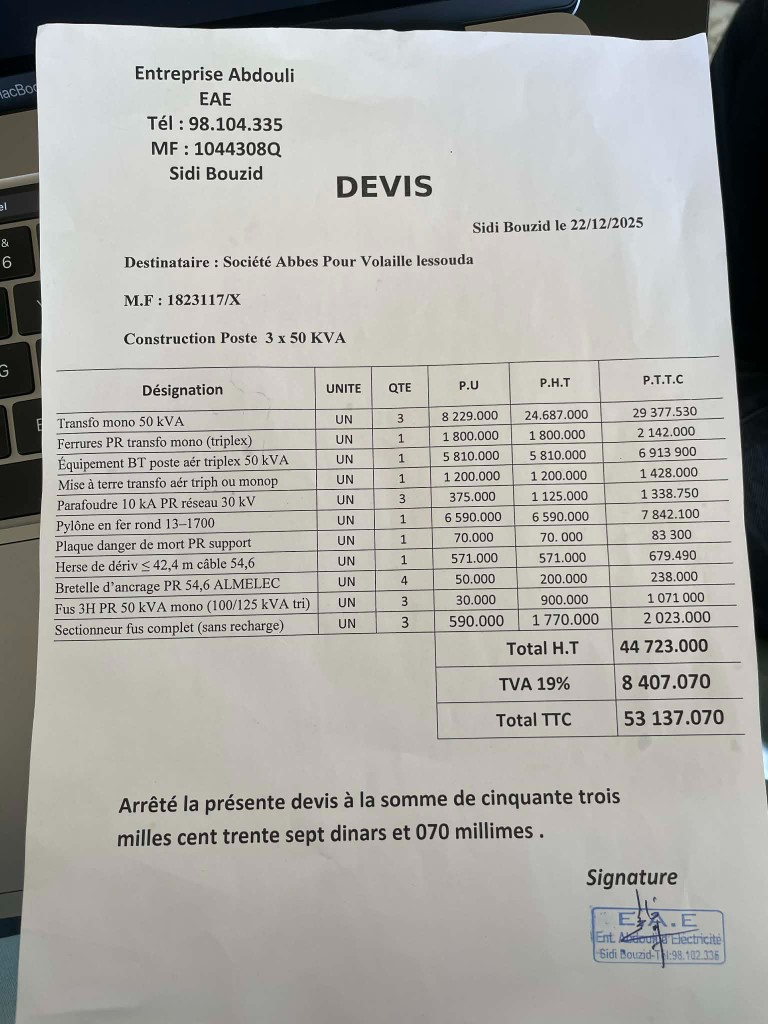
#> input picture backend/tests/fixtures/invoices/devis_abdouli_reference.png, 768 x 1024 px
$ python -i image_preprocessing.py   (imports and definitions only)
#> lines starting #> are read from the running program, lines starting #| are printed output that depends on the picture; after the words box and inside, x2 and y2 are one past the last pixel; in counts of white or black regions, pixels touching at a corner belong together
#> further down, picture is the input picture: PIL image 768x1024 RGB; mean R, G, B 173.4, 172.2, 167.9
"""
Prétraitement d'image pour OCR (photos téléphone).
"""
from __future__ import annotations

import logging
from typing import TYPE_CHECKING

if TYPE_CHECKING:
    from PIL import Image

logger = logging.getLogger(__name__)


def exif_transpose(img: "Image.Image") -> "Image.Image":
    try:
        from PIL import ImageOps

        return ImageOps.exif_transpose(img)
    except Exception:
        return img


def preprocess_variants(img: "Image.Image") -> list["Image.Image"]:
    """Variantes contrastées / sharp / resize pour Tesseract (même logique qu'avant)."""
    from PIL import ImageEnhance, ImageFilter

    variants = [img]

    gray = img.convert("L")
    variants.append(gray)

    contrast = ImageEnhance.Contrast(gray).enhance(2.0)
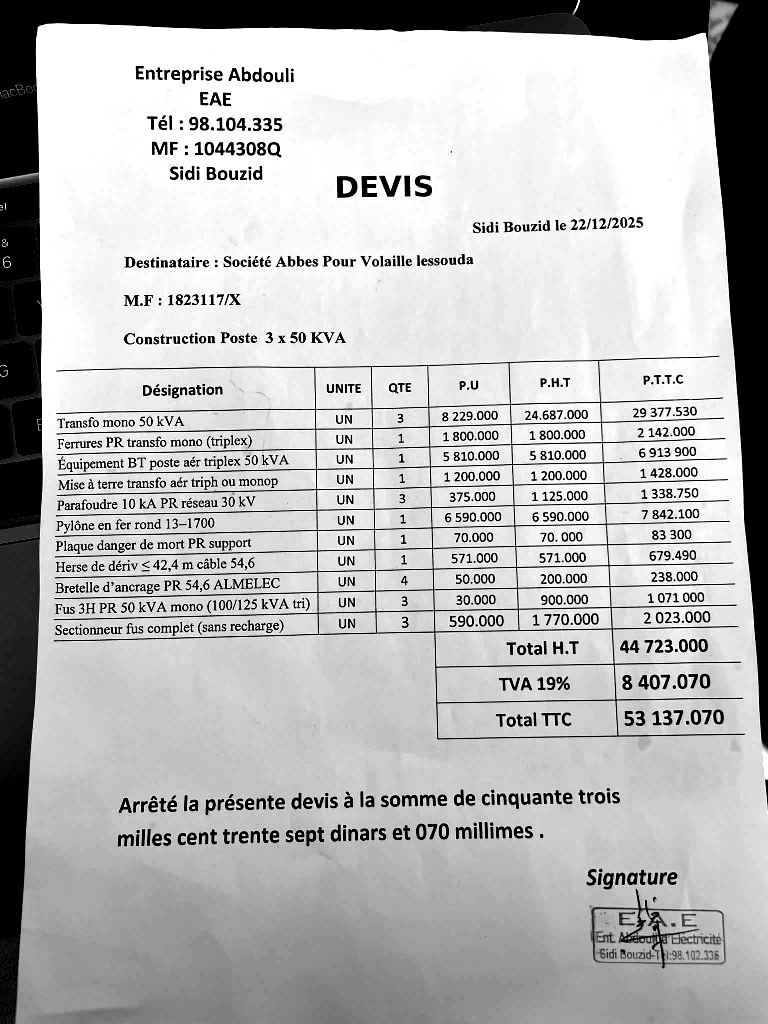
#> contrast: PIL image 768x1024 L; min 0, max 255, mean 183
    sharp = contrast.filter(ImageFilter.SHARPEN)
    variants.append(sharp)

    w, h = img.size
#> w = 768; h = 1024
    if max(w, h) < 3000:
        scale = 2 if max(w, h) < 2000 else 1.5
#> scale = 2
        big = img.resize((int(w * scale), int(h * scale)), getattr(img, "LANCZOS", 1))
        gray_big = big.convert("L")
        contrast_big = ImageEnhance.Contrast(gray_big).enhance(2.5)
        sharp_big = contrast_big.filter(ImageFilter.SHARPEN).filter(ImageFilter.SHARPEN)
        variants.append(sharp_big)

        for thresh in (130, 150, 170):
            bw = sharp_big.point(lambda x, t=thresh: 0 if x < t else 255, "1")
            variants.append(bw)
#> this loop made 3 passes
#> pass 1, in preprocess_variants, `bw = sharp_big.point(lambda x, t=thresh: 0 if x < t else 255, "1")`:
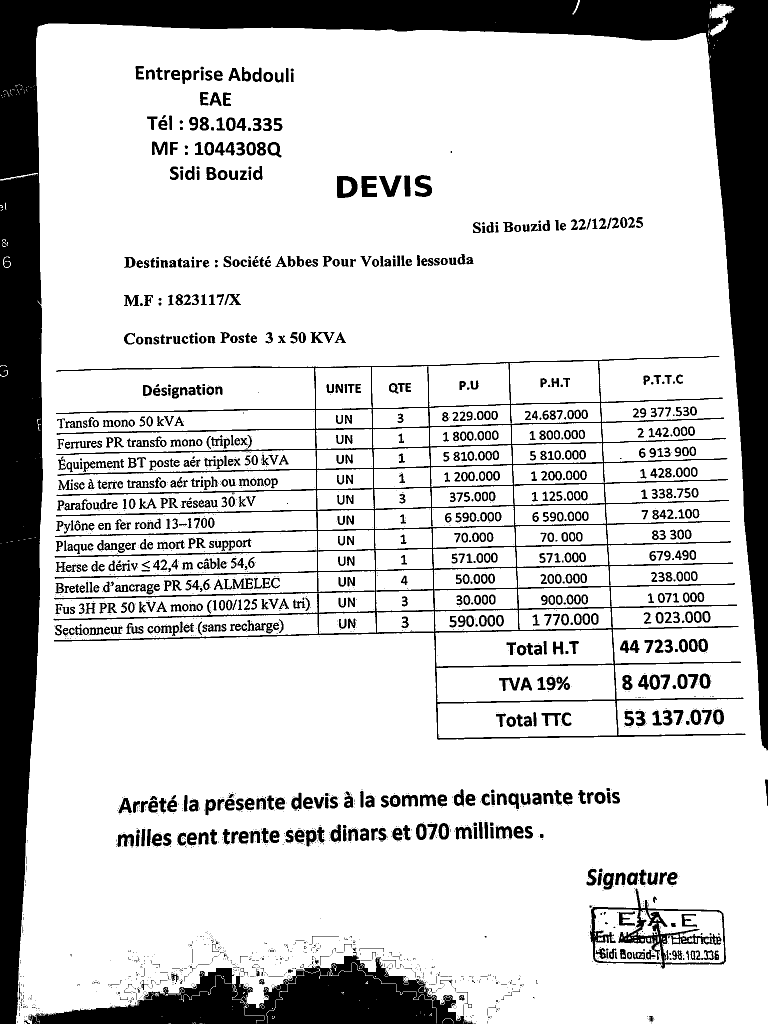
#> bw: PIL image 1536x2048 1 (shown at 1/2 size); 80.9% white; 2632 black regions (1683 under 20 px), largest, box (x1, y1, x2, y2) and area: (0, 0, 1536, 2048) 322905, (58, 1910, 946, 2048) 59743, (107, 712, 1491, 1480) 56335
#> pass 3, in preprocess_variants, `bw = sharp_big.point(lambda x, t=thresh: 0 if x < t else 255, "1")`:
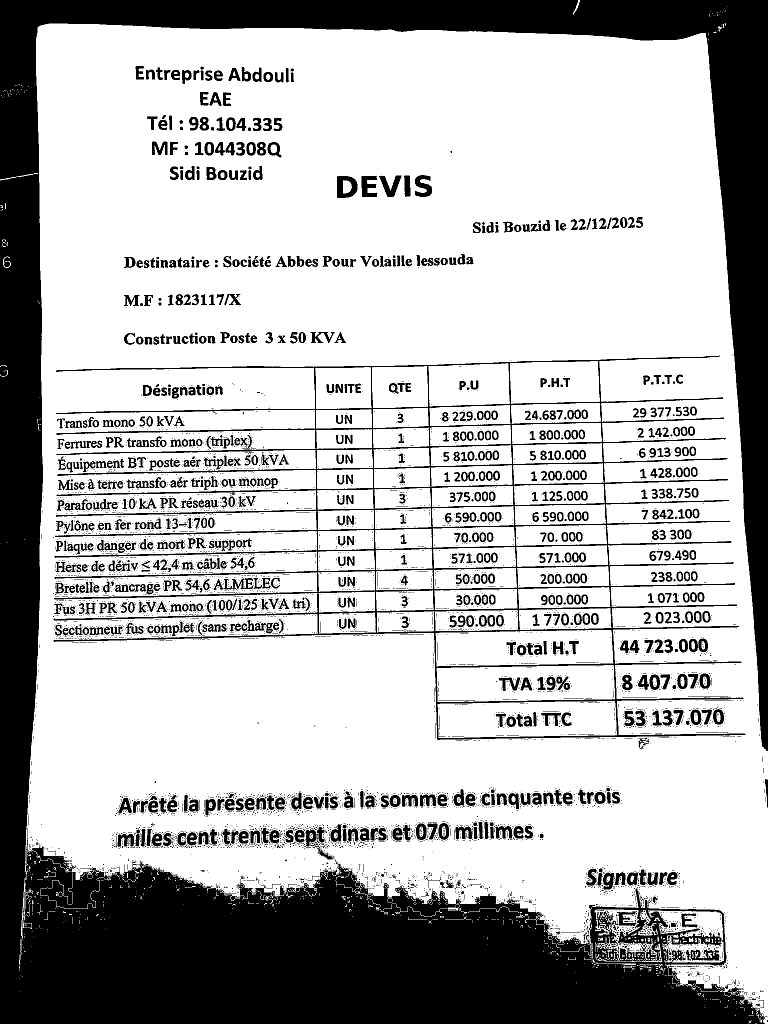
#> bw: PIL image 1536x2048 1 (shown at 1/2 size); 71.1% white; 6661 black regions (5700 under 20 px), largest, box (x1, y1, x2, y2) and area: (0, 0, 1536, 2048) 672260, (107, 711, 1491, 1480) 63194, (674, 352, 715, 396) 1204
#> after the loop, variants = 7 items

    try:
        import numpy as np
        from PIL import Image as _Img

        source_gray = sharp_big if max(w, h) < 3000 else gray
        arr = np.array(source_gray)
        c_val = 10
        blurred = _Img.fromarray(arr).filter(ImageFilter.GaussianBlur(radius=15))
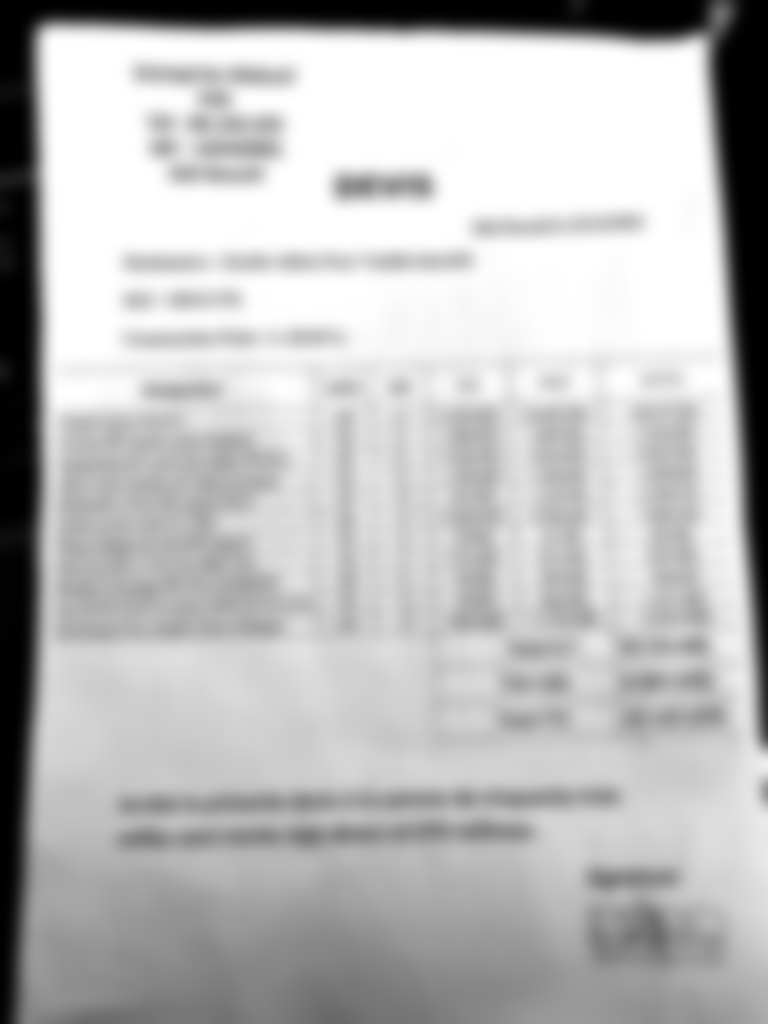
#> blurred: PIL image 1536x2048 L (shown at 1/2 size); min 0, max 255, mean 186.1
        mean = np.array(blurred, dtype=np.float64)
        adaptive = ((arr.astype(np.float64) > (mean - c_val)) * 255).astype(np.uint8)
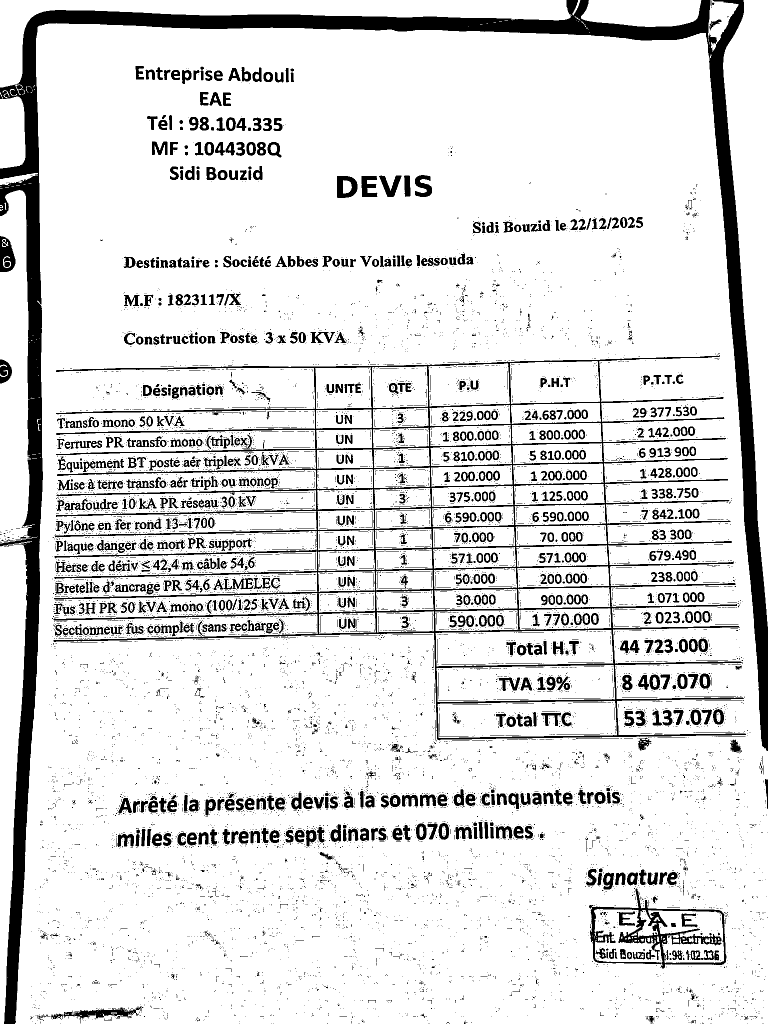
#> adaptive: shape (2048, 1536) (shown at 1/2 size); 87.1% white; 13380 black regions (12246 under 20 px), largest, box (x1, y1, x2, y2) and area: (0, 0, 1536, 2048) 132749, (107, 710, 1492, 1481) 66954, (1178, 1777, 1453, 1937) 8003
        variants.append(_Img.fromarray(adaptive))
    except (ImportError, NameError):
        pass

    return variants

>>> from PIL import Image
>>> picture = Image.open('../../tests/fixtures/invoices/devis_abdouli_reference.png')
>>> result = preprocess_variants(picture)
#> result = 8 items
